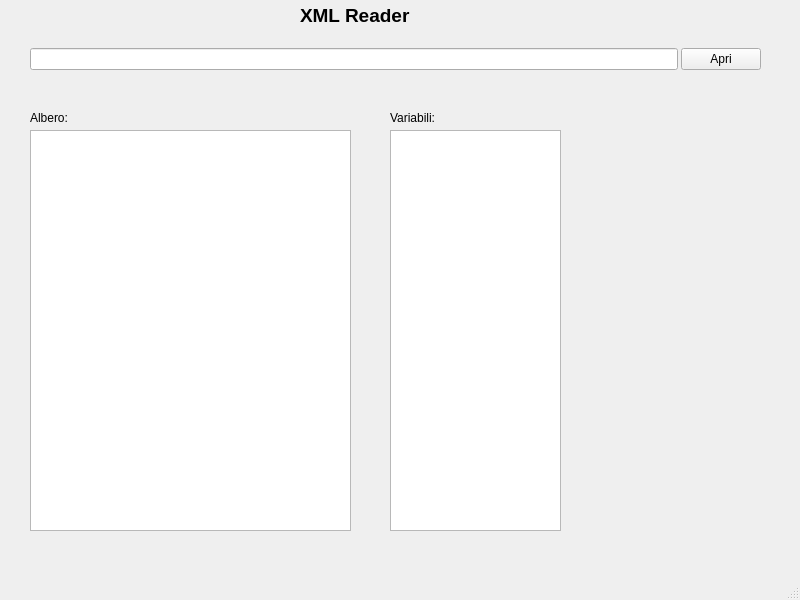
<?xml version="1.0" encoding="UTF-8"?>
<ui version="4.0">
 <class>MainWindow</class>
 <widget class="QMainWindow" name="MainWindow">
  <property name="geometry">
   <rect>
    <x>0</x>
    <y>0</y>
    <width>800</width>
    <height>600</height>
   </rect>
  </property>
  <property name="windowTitle">
   <string>MainWindow</string>
  </property>
  <property name="styleSheet">
   <string notr="true">#errorFilePathLabel {
color: rgb(255, 0, 0);
}
</string>
  </property>
  <widget class="QWidget" name="centralwidget">
   <widget class="QTreeView" name="treeView">
    <property name="geometry">
     <rect>
      <x>30</x>
      <y>130</y>
      <width>321</width>
      <height>401</height>
     </rect>
    </property>
   </widget>
   <widget class="QListView" name="listView">
    <property name="geometry">
     <rect>
      <x>390</x>
      <y>130</y>
      <width>171</width>
      <height>401</height>
     </rect>
    </property>
   </widget>
   <widget class="QLabel" name="label">
    <property name="geometry">
     <rect>
      <x>30</x>
      <y>110</y>
      <width>51</width>
      <height>16</height>
     </rect>
    </property>
    <property name="text">
     <string>Albero:</string>
    </property>
   </widget>
   <widget class="QLabel" name="label_2">
    <property name="geometry">
     <rect>
      <x>390</x>
      <y>110</y>
      <width>49</width>
      <height>16</height>
     </rect>
    </property>
    <property name="text">
     <string>Variabili:</string>
    </property>
   </widget>
   <widget class="QLabel" name="label_3">
    <property name="geometry">
     <rect>
      <x>300</x>
      <y>0</y>
      <width>191</width>
      <height>31</height>
     </rect>
    </property>
    <property name="font">
     <font>
      <pointsize>14</pointsize>
      <bold>true</bold>
     </font>
    </property>
    <property name="styleSheet">
     <string notr="true"/>
    </property>
    <property name="text">
     <string>XML Reader</string>
    </property>
   </widget>
   <widget class="QWidget" name="verticalLayoutWidget">
    <property name="geometry">
     <rect>
      <x>30</x>
      <y>40</y>
      <width>731</width>
      <height>66</height>
     </rect>
    </property>
    <layout class="QVBoxLayout" name="verticalLayout">
     <property name="bottomMargin">
      <number>0</number>
     </property>
     <item>
      <layout class="QHBoxLayout" name="horizontalLayout">
       <property name="spacing">
        <number>3</number>
       </property>
       <item>
        <widget class="QLineEdit" name="lineFilePath"/>
       </item>
       <item>
        <widget class="QPushButton" name="OpenButton">
         <property name="text">
          <string>Apri</string>
         </property>
         <property name="flat">
          <bool>false</bool>
         </property>
        </widget>
       </item>
      </layout>
     </item>
     <item>
      <widget class="QLabel" name="errorFilePathLabel">
       <property name="enabled">
        <bool>false</bool>
       </property>
       <property name="sizePolicy">
        <sizepolicy hsizetype="Preferred" vsizetype="Fixed">
         <horstretch>0</horstretch>
         <verstretch>0</verstretch>
        </sizepolicy>
       </property>
       <property name="text">
        <string/>
       </property>
       <property name="margin">
        <number>0</number>
       </property>
      </widget>
     </item>
    </layout>
   </widget>
  </widget>
  <widget class="QMenuBar" name="menubar">
   <property name="geometry">
    <rect>
     <x>0</x>
     <y>0</y>
     <width>800</width>
     <height>21</height>
    </rect>
   </property>
  </widget>
  <widget class="QStatusBar" name="statusbar"/>
 </widget>
 <resources/>
 <connections/>
</ui>
